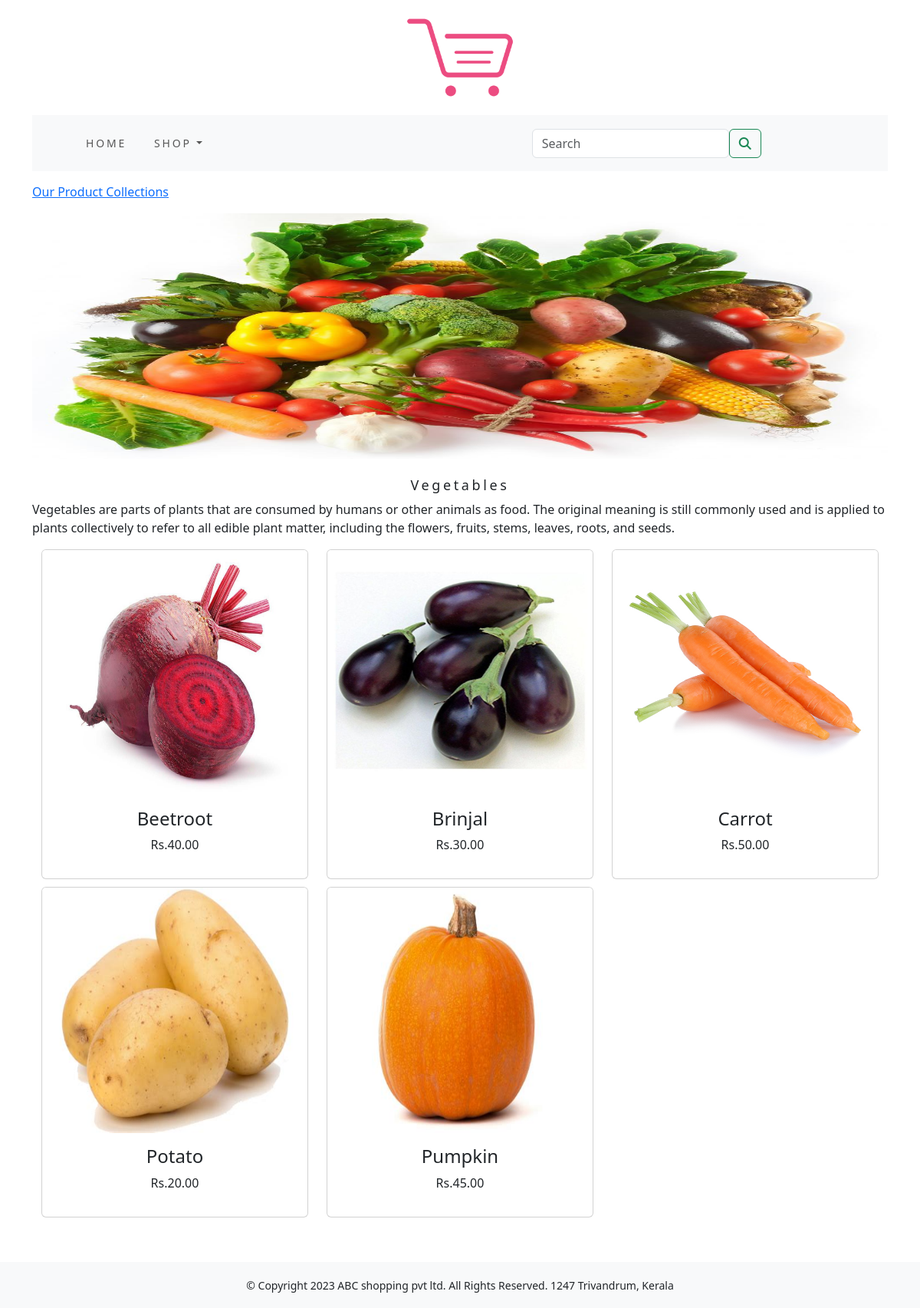
Page /ecommerceapp/vegetables/ on the committed database.
### ecommerceapp/models.py (models this page shows, shortened)
class Category(models.Model):
    name = models.CharField(max_length=250, unique=True)
    slug = models.SlugField(max_length=250, unique=True)
    description = models.TextField()
    image = models.ImageField(upload_to='category', blank=True)
    class Meta:
        ordering = ('name',)
        verbose_name = 'category'
        verbose_name_plural = 'categories'
    def get_url(self):
        return reverse('ecommerceapp:products_by_category', args=[self.slug])

class Product(models.Model):
    name = models.CharField(max_length=250, unique=True)
    slug = models.SlugField(max_length=250, unique=True)
    description = models.TextField(blank=True)
    price = models.DecimalField(max_digits=10, decimal_places=2)
    category = models.ForeignKey(Category, on_delete=models.CASCADE)
    image = models.ImageField(upload_to='product', blank=True)
    stock = models.IntegerField()
    available = models.BooleanField(default=True)
    created = models.DateTimeField(auto_now_add=True)
    updated = models.DateTimeField(auto_now=True)
    def get_url(self):
        return reverse('ecommerceapp:prodCatdetail', args=[self.category.slug, self.slug])
    class Meta:
        ordering = ('name',)
        verbose_name = 'product'
        verbose_name_plural = 'products'

### ecommerceapp/views.py (the view)
# urls.py: path('', views.allProdcat, name='allProdcat'),
def allProdcat(request, c_slug=None):
    c_page = None
    products_list = None
    if c_slug != None:
        c_page = get_object_or_404(Category, slug=c_slug)
        products_list = Product.objects.all().filter(category=c_page, available=True)
    else:
        products_list = Product.objects.all().filter(available=True)
    paginator = Paginator(products_list, 6)
    try:
        page = int(request.GET.get('page', '1'))
    except:
        page = 1
    try:
        products = paginator.page(page)
    except(EmptyPage, InvalidPage):
        products = paginator.page(paginator.num_pages)
    return render(request, "category.html", {'category': c_page, 'products': products})

### cart/context_processors.py (called while the page is built)
def counter(request):
    item_count = 0
    if 'admin' in request.path:
        return {}
    else:
        try:
            cart = Cart.objects.filter(cart_id=cart_id(request))
            cart_items = CartItem.objects.all().filter(cart=cart[:1])
            for cart_item in cart_items:
                item_count += cart_item.quantity
        except Cart.DoesNotExist:
            item_count = 0
    return dict(item_count=item_count)

### cart/views.py (called while the page is built)
def cart_id(request):
    cart = request.session.session_key
    if not cart:
        cart = request.session.create()
    return cart

### ecommerceapp/context_processors.py (called while the page is built)
def menu_links(request):
    links = Category.objects.all()
    return dict(links=links)

### templates/category.html (shortened to what this page needs)
{% extends 'base.html' %}
{% load static %}
{% block content %}
    {% if category %}
       <div>
           <div class="row my_row_class">
               <div class="mx-auto">
               <p><a href="{% url 'ecommerceapp:allProdcat' %}">Our Product Collections</a></p>
           </div>
               </div>
       </div>
    {% endif %}
       <div class="mx-auto">
    {% if category %}
           <img class="my_image" src="{{category.image.url}}" alt="{{category.name}}" width="250px" height="250px">
       </div>
       <br>
       <div>
           <h1 class="text-center my_title">{{category.name}}</h1>
           <p class="text-justify">{{category.description}}</p>
       </div>
    {% endif %}
    <div class="container">
        <div class="row mx_auto">
            {% for product in products.object_list %}
            <div class="my_bottom_margin col-9 col-sm-12 col-md-4 col-lg-4">
                <div class="card text-center" style="min-width:18rem;">
                    <a href="{{product.get_url}}"><img class="card-img-top my_image" src="{{product.image.url}}" alt="{{product.name}}" width="250px" height="250px"></a>
                    <div class="card-body">
                        <h4>{{product.name}}</h4>
                        <p>Rs.{{product.price}}</p>
                    </div>
                </div>
            </div>
            {% endfor %}
        </div>
        <br>
    </div>
{% endblock %}

### ecommerceapp/static/css/custom.css (style rules this page uses)
.my_row_class { padding-top: 15px; }
.my_image { width:100%; height:320px; }
.my_title { font-size: 18px; text_transform:uppercase; letter-spacing: .2em; }
.my_bottom_margin { margin-bottom:10px; }

### rows in the picture
Category: image (picture), name "Vegetables", description "Vegetables are parts of plants that are consumed by humans or other animals as food. The original meaning is still commonly used and is applied to plants collectively to refer to all edible plant matter, including the flowers, fruits, stems, leaves, roots, and seeds."
Product: image (picture), name "Beetroot", price "40.00"
Product: image (picture), name "Brinjal", price "30.00"
Product: image (picture), name "Carrot", price "50.00"
Product: image (picture), name "Potato", price "20.00"
Product: image (picture), name "Pumpkin", price "45.00"
